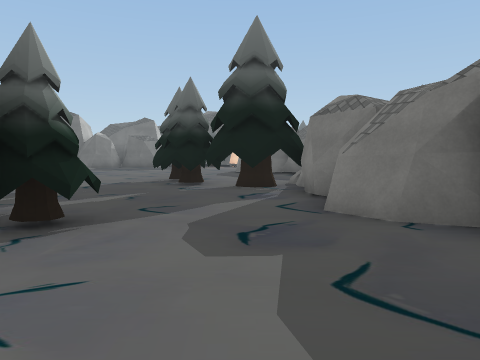
view 1 (above)

24 first-person views from a walk through a Unity game level. The camera is 1.3 m above the floor, tilts 4° down and sees 70° across. The floor is counted in squares, 2 m on a side. Each view is taken from the middle of a square. On the plan, view 1 faces up. The plan holds only what a view shows up to about 10 squares ahead; the rest is blank. The place goes on beyond the plan. The player character is not drawn. Some surface patterns are stand-ins.

view 2
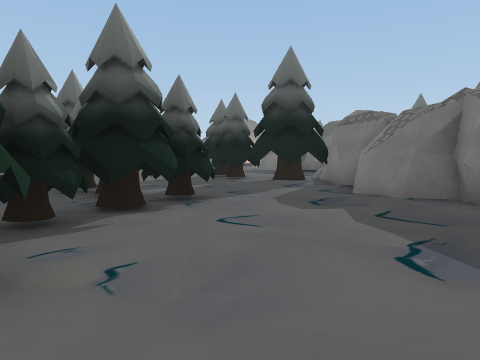

view 3
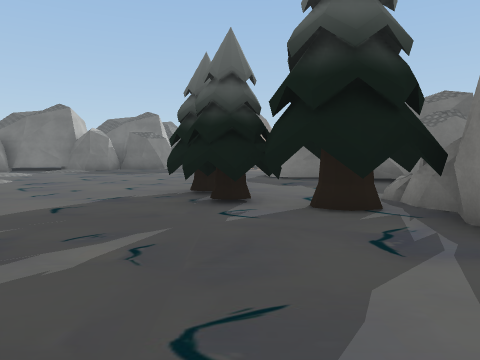

view 4
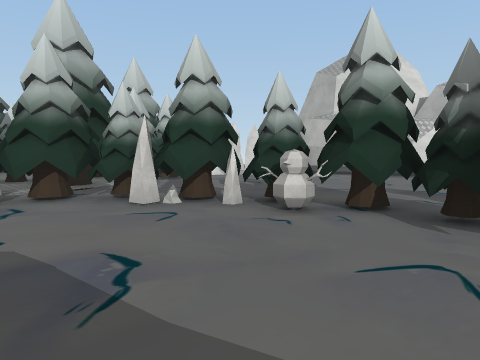

view 5
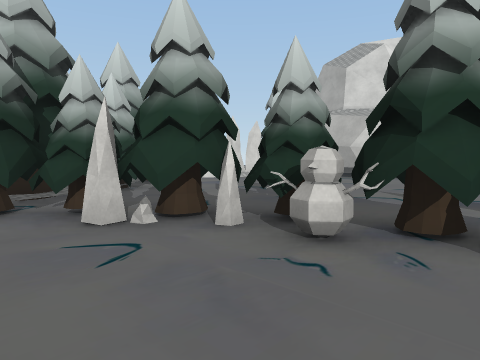

view 6
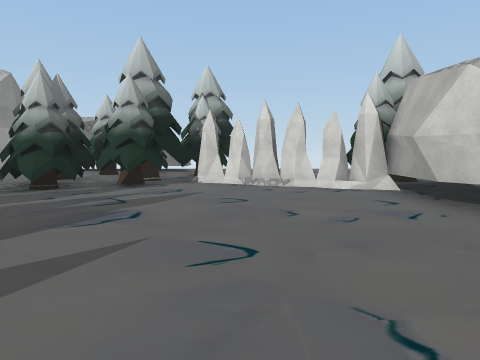

view 7
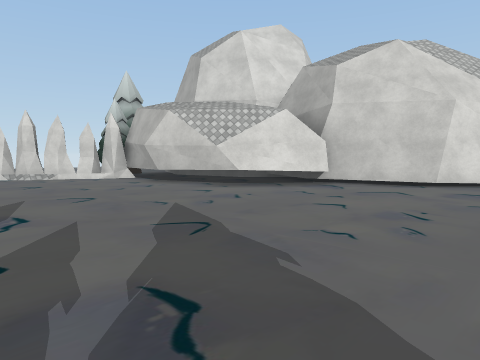

view 8
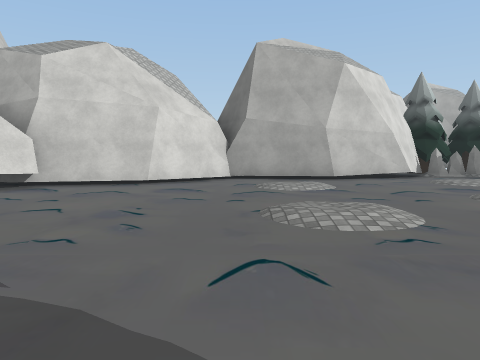

view 9
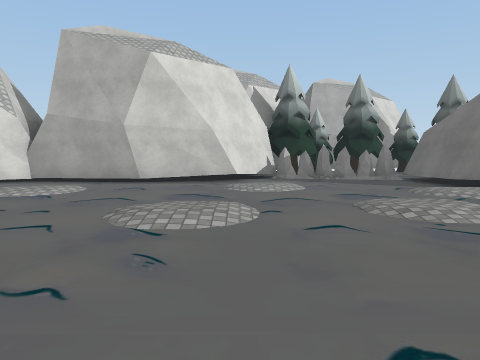

view 10
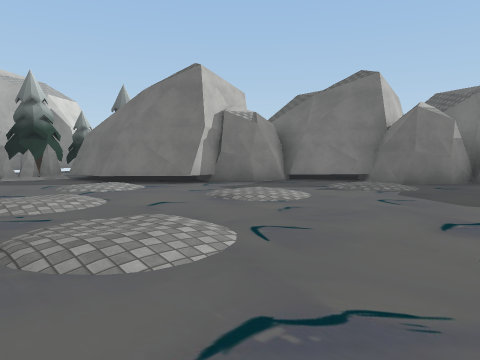

view 11
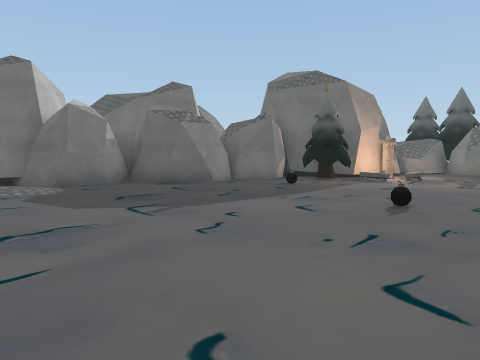

view 12
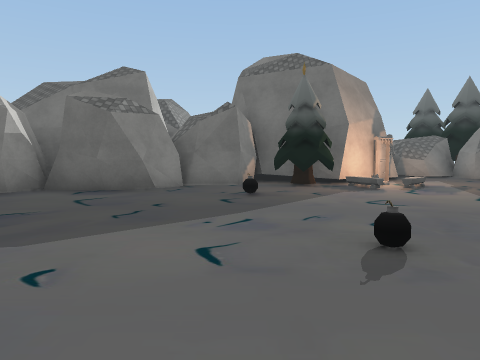

view 13
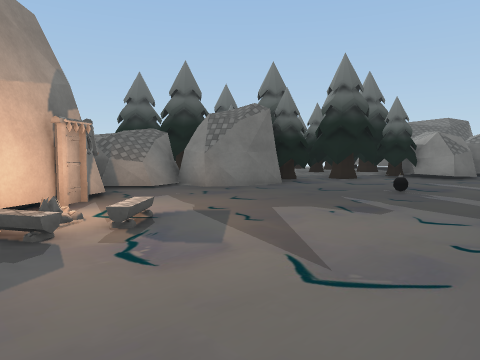

view 14
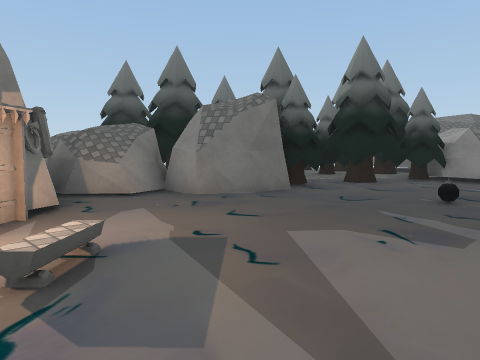

view 15
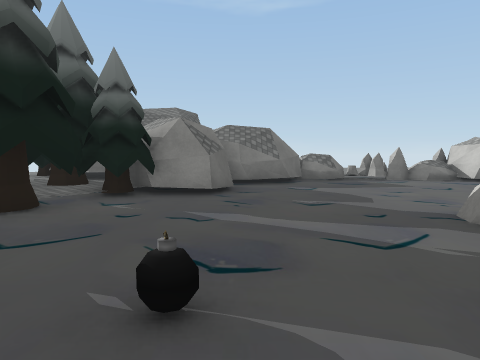

view 16
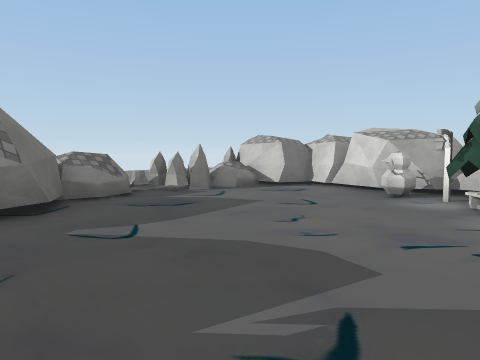

view 17
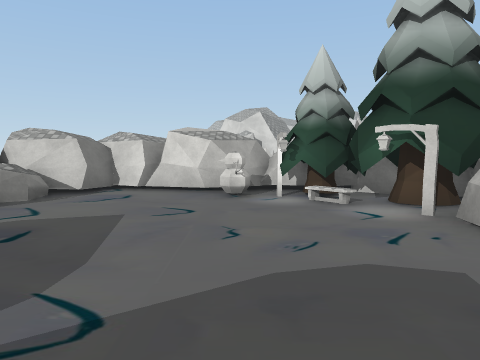

view 18
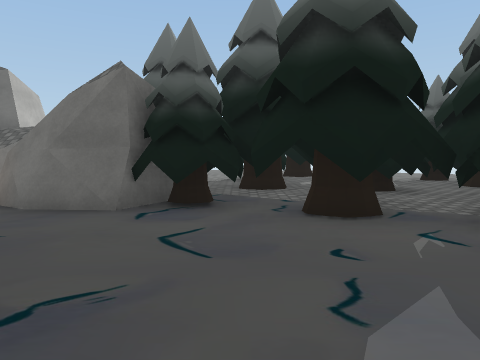

view 19
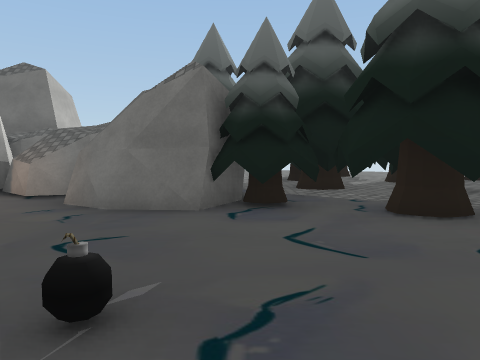

view 20
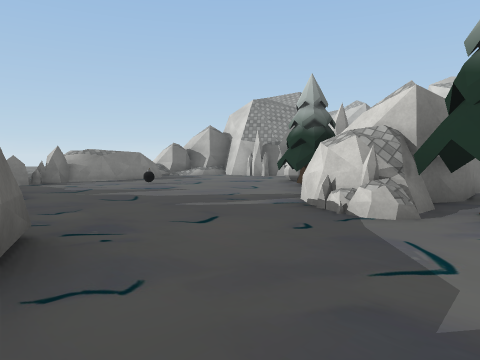

view 21
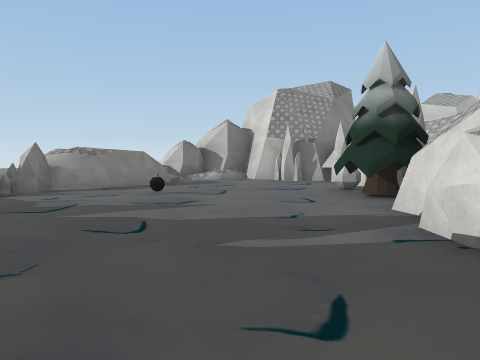

view 22
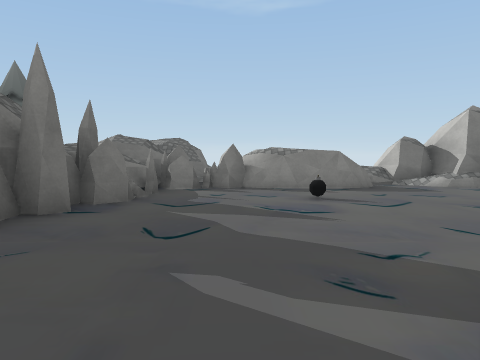

view 23
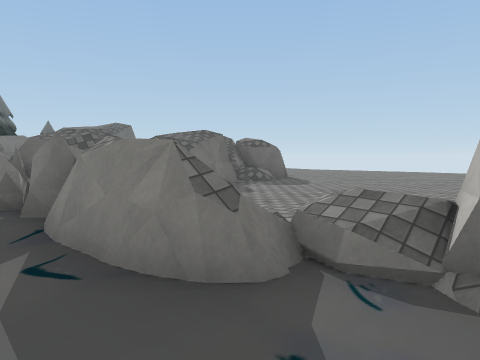

view 24
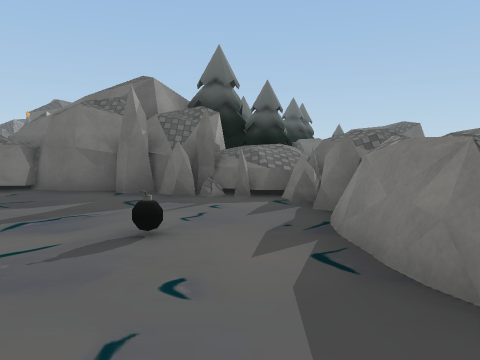

### Floor plan
Key: @ floor where view 1 was taken; # wall or solid block; x gap in a wall; . main floor; : floor 0.25 m higher than the main floor; / step, stairs or slope; O other object.
Columns run from 16 left of view 1 to 15 right of it. Each row starts with its distance up from view 1.
 26                 OOOOOOOOOOOOO
 25                  #OOOOOOOOOOOOO
 24                  #OOOOOOOOOOO#O
 23                  #..OOOOOOOO
 22            OOO####....OOOOOO#
 21         ## OOOO##.......OOO
 20         OOOO..O...........## O
 19       #OOO...O..............OO
 18      ##......................O
 17    OOO..:..........   ........O
 16     O............OO    O......O
 15    ##../......O..O    ##O.....#
 14  ###...:........OO    #OOO....O
 13 x...:............OOO  OOOO#..OO#
 12 x....././.........OOOOOOOOOOOOOO
 11 #.....:../............##OOOO OOO
 10 .../.....................#OOOOOO
  9 ##./../.......OO..........#:::::
  8  #....:... ....OOOO....O.##:::::
  7  #.......   ....OOOO.....##:::::
  6  #........ O......OOO.....OO ::
  5  #..:......OO.....OOO#....OO
  4  #..........OO...OOO#O...OOO
  3  ##..........OO....O  ###
  2   ##.........OO....    #
  1    #.........O....
  0    ##.......OO..@.
 -1    ###.......O#...
 -2    ####......OO..
 -3       #.......OO.
 -4       #........O#
 -5       #......OOOO
 -6       ##...OOOOOO
 -7       OO##.OOOOOO
 -8     OO    #OOOO:
 -9          OOOOOOO
-10              O O

Positions as (right, up) in squares from view 1, and headings:
1: (0, 0), facing up
2: (-1, -2), facing up
3: (-1, 3), facing up
4: (1, 2), facing down-left
5: (0, 1), facing down-left
6: (-7, 1), facing down
7: (-5, 4), facing down-left
8: (-5, 4), facing left
9: (-6, 9), facing left
10: (-5, 10), facing up-left
11: (-4, 11), facing up
12: (-3, 13), facing up
13: (-1, 17), facing up-right
14: (0, 18), facing up-right
15: (4, 19), facing right
16: (8, 19), facing down-right
17: (10, 19), facing down
18: (7, 18), facing up
19: (6, 18), facing up
20: (0, 12), facing down-right
21: (2, 11), facing down-right
22: (2, 9), facing right
23: (8, 5), facing up-right
24: (8, 5), facing up
